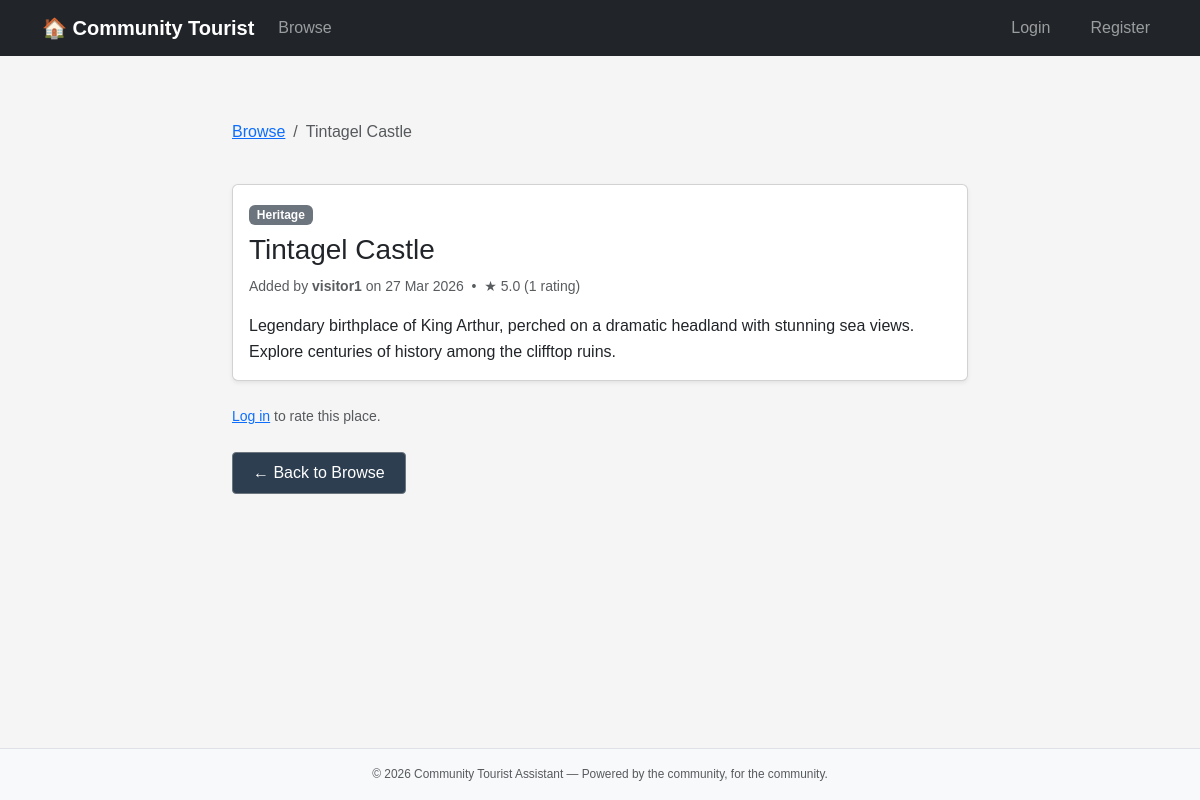
/listing/1, run on the app's committed database.
### app/models.py (models this page shows, shortened)
class Listing(db.Model):
    __tablename__ = "listings"
    id = db.Column(db.Integer, primary_key=True)
    title = db.Column(db.String(140), nullable=False)
    description = db.Column(db.Text, nullable=False)
    category_id = db.Column(db.Integer, db.ForeignKey("categories.id"), nullable=False)
    user_id = db.Column(db.Integer, db.ForeignKey("users.id"), nullable=False)
    status = db.Column(db.String(20), default="pending")  # pending | approved | rejected
    avg_rating = db.Column(db.Float, default=0.0)
    created_at = db.Column(db.DateTime, default=datetime.utcnow)
    ratings = db.relationship("Rating", backref="listing", lazy=True)

class Category(db.Model):
    __tablename__ = "categories"
    id = db.Column(db.Integer, primary_key=True)
    name = db.Column(db.String(64), unique=True, nullable=False)
    listings = db.relationship("Listing", backref="category", lazy=True)

class User(UserMixin, db.Model):
    __tablename__ = "users"
    id = db.Column(db.Integer, primary_key=True)
    username = db.Column(db.String(64), unique=True, nullable=False)
    email = db.Column(db.String(120), unique=True, nullable=False)
    password_hash = db.Column(db.String(256), nullable=False)
    is_admin = db.Column(db.Boolean, default=False)
    points = db.Column(db.Integer, default=0)
    created_at = db.Column(db.DateTime, default=datetime.utcnow)
    listings = db.relationship("Listing", backref="author", lazy=True)
    ratings = db.relationship("Rating", backref="user", lazy=True)

### app/routes/listings.py (the view)
@listings_bp.route("/listing/<int:listing_id>")
def detail(listing_id):
    listing = Listing.query.get_or_404(listing_id)
    user_rating = None
    if current_user.is_authenticated:
        user_rating = Rating.query.filter_by(
            listing_id=listing_id, user_id=current_user.id
        ).first()
    return render_template(
        "listings/detail.html",
        title=listing.title,
        listing=listing,
        user_rating=user_rating,
    )

### app/templates/listings/detail.html
{% extends "base.html" %}
{% block content %}
<div class="row justify-content-center">
    <div class="col-lg-8">
        <nav aria-label="breadcrumb" class="mb-3">
            <ol class="breadcrumb">
                <li class="breadcrumb-item"><a href="{{ url_for('listings.index') }}">Browse</a></li>
                <li class="breadcrumb-item active" aria-current="page">{{ listing.title }}</li>
            </ol>
        </nav>
        <div class="card shadow-sm mb-4">
            <div class="card-body">
                <span class="badge bg-secondary mb-2">{{ listing.category.name }}</span>
                <h2 class="card-title h3">{{ listing.title }}</h2>
                <p class="text-muted small mb-3">
                    Added by <strong>{{ listing.author.username }}</strong>
                    on {{ listing.created_at.strftime('%d %b %Y') }}
                    &nbsp;&bull;&nbsp;
                    &#9733; {{ "%.1f" | format(listing.avg_rating) }}
                    ({{ listing.ratings | length }}
                    rating{{ 's' if listing.ratings | length != 1 else '' }})
                </p>
                <p class="mb-0">{{ listing.description }}</p>
            </div>
        </div>
        {% if current_user.is_authenticated %}
        <div class="card shadow-sm mb-4">
            <div class="card-body">
                <h5 class="card-title">Rate this place</h5>
                <form method="POST" action="{{ url_for('listings.rate', listing_id=listing.id) }}"
                      class="d-flex align-items-center gap-3">
                    <select name="score" class="form-select w-auto" aria-label="Rating score">
                        {% for i in range(1, 6) %}
                        <option value="{{ i }}"
                            {{ 'selected' if user_rating and user_rating.score == i }}>
                            {{ i }} &#9733;
                        </option>
                        {% endfor %}
                    </select>
                    <button type="submit" class="btn btn-primary btn-sm">
                        {{ 'Update Rating' if user_rating else 'Submit Rating' }}
                    </button>
                </form>
            </div>
        </div>
        {% else %}
        <p class="text-muted small mb-4">
            <a href="{{ url_for('auth.login') }}">Log in</a> to rate this place.
        </p>
        {% endif %}
        <a href="{{ url_for('listings.index') }}" class="btn btn-outline-secondary">&larr; Back to Browse</a>
    </div>
</div>
{% endblock %}

### app/static/style.css (style rules this page uses)
* { box-sizing: border-box; margin: 0; padding: 0; }
body { font-family: sans-serif; font-size: 16px; line-height: 1.6; color: #222; background: #f5f5f5; display: flex; flex-direction: column; min-height: 100vh; }
nav { display: flex; align-items: center; justify-content: space-between; height: 56px; }
.btn { display: inline-block; padding: 0.5rem 1.25rem; background: #2c3e50; color: #fff; text-decoration: none; border-radius: 4px; }

### data on the page
Listing: title "Tintagel Castle", created_at "27 Mar 2026", avg_rating "5.0", description "Legendary birthplace of King Arthur, perched on a dramatic headland with stunning sea views. Explore centuries of history among the clifftop ruins."
Category: category.name "Heritage"
User: author.username "visitor1"

### other printed values
{{ listing.ratings | length }} "1"
